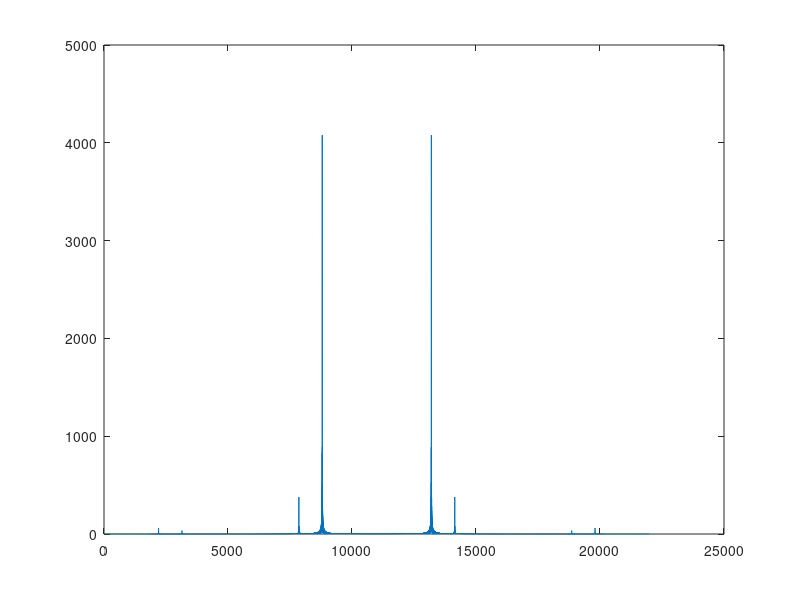
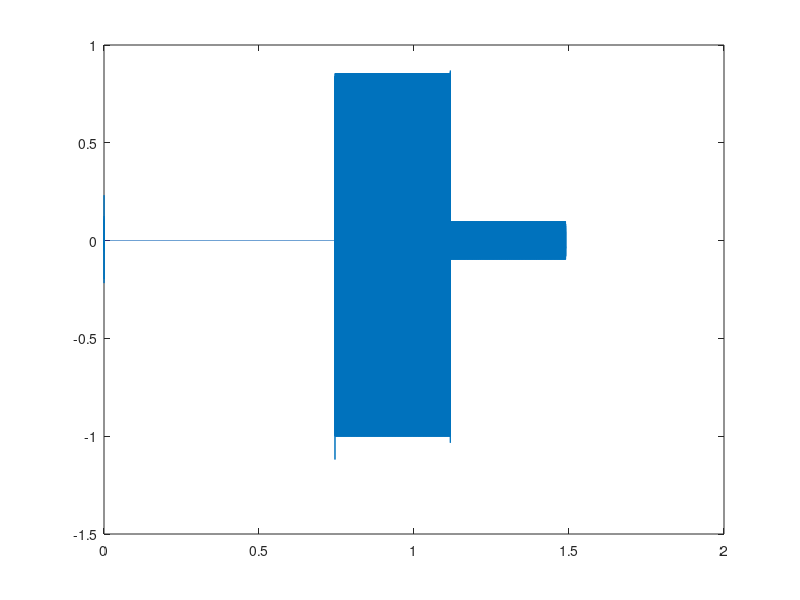

MATLAB code to generate these figures, in order: (Note: this script raises an error after producing the figures.)
%Matlab Example


%Example 1
fe=22000;
t=0:8191;
s=[cos(2*pi*t/64) cos(2*pi*t/2.5) cos(2*pi*t/7)];

figure(1)
fs=abs(fft(s));fs=fs(1:length(fs)/2);
plot((0:length(fs)-1)*(1/length(s)),fs);

figure(2)
plot((0:length(s)-1)/fe,s);
sound(s,fe,16);

%*****************************************
%Example 2: lowpass filter
h = [ 0.111540743350; 0.494623890398; 0.751133908021; 0.315250351709;-0.226264693965;-0.129766867567; 0.09750160558; 0.027522865530; -0.031582039317; 0.000553842201; 0.004777257511; -0.001077301085]';
%h=[0.02667005790099; 0.18817680007791;   0.52720118893175;   0.68845903945367;  0.28117234366087;  -0.24984642432688;  -0.19594627437691;   0.12736934033594;   0.09305736460396;  -0.07139414716597;  -0.02945753682199;   0.03321267405898;  0.00360655356700;  -0.01073317548299;   0.00139535174700;   0.00199240529500;  -0.00068585669500;  -0.00011646685500;   0.00009358867000;  -0.00001326420300]'
%h=h/sqrt(2);

mag=abs(fft(h,2048));
mag=mag(1:1024);

plot((0:length(mag)-1)/2048,mag);

%*****************************************
%Example 3: lowpass filtering
sp=filter(h,1,s);

close all
figure(1)
fs=abs(fft(sp));fs=fs(1:length(fs)/2);
plot((0:length(fs)-1)*(1/length(sp)),fs);


figure(2)
plot((0:length(s)-1)/fe,sp)
sound(sp,fe,16);

%*****************************************
%Example 4: Downsampling
s1=sp(1:2:length(sp));
fe=fe/2;
figure(1);
fs=abs(fft(s1));fs=fs(1:length(fs)/2);
plot((0:length(fs)-1)*(1/length(s1)),fs);

figure(2);
plot((0:length(s1)-1)/fe,s1)
sound(s1,fe,16);

%*****************************************
%Example 5: ReLowpass filtering
sp1=filter(h,1,s1);
figure(1)
fs=abs(fft(sp1));fs=fs(1:length(fs)/2);
plot((0:length(fs)-1)*(1/length(sp1)),fs);

figure(2);
plot((0:length(sp1)-1)/fe,sp1)
sound(sp1,fe,16);

%*****************************************
%Example 6: Construction of the highpass filter

g=h.*power(-1*ones(1,length(h)),(0:length(h)-1));
%g=[ 0.02667005790099  -0.18817680007791   0.52720118893175  -0.68845903945367   0.28117234366087   0.24984642432688  -0.19594627437691  -0.12736934033594   0.09305736460396   0.07139414716597  -0.02945753682199  -0.03321267405898   0.00360655356700   0.01073317548299   0.00139535174700  -0.00199240529500  -0.00068585669500   0.00011646685500   0.00009358867000   0.00001326420300]
%g=g/sqrt(2);

mag=abs(fft(g,2048));
mag=mag(1:1024);

plot((0:length(mag)-1)/2048,mag);




%*****************************************
%Example 7: Highpass filtering
fe=22000
sp=filter(g,1,s);
figure(1)

fs=abs(fft(sp));fs=fs(1:length(fs)/2);
plot((0:length(fs)-1)*(1/length(sp)),fs);


figure(2)

plot((0:length(sp)-1)/fe,sp)
sound(sp,fe,16);

%*****************************************
% Example 8: Downsampling
s1=sp(1:2:length(sp));
fe=fe/2;
figure(1);
fs=abs(fft(s1));fs=fs(1:length(fs)/2);
plot((0:length(fs)-1)*(1/length(s1)),fs);



figure(2)
plot((0:length(s1)-1)/fe,s1)
sound(s1,fe,16);

%*****************************************
%Example 9: Upsampling
fe=11000;
t=0:8191*2;
s=cos(2*pi*t/32);
figure(1)

fs=abs(fft(s));fs=fs(1:length(fs)/2);
plot((0:length(fs)-1)*(1/length(s)),fs);

sound(s,fe,16);

s3=zeros(1,2*length(s));
s3(1:2:length(s3))=s;
fe2=fe*2;
figure(2)
fs=abs(fft(s3));fs=fs(1:length(fs)/2);
plot((0:length(fs)-1)*(1/length(s3)),fs);

sound(s3,fe2,16);

%*****************************************
% Example 10: lowpass filtering
sp=filter(h,1,s3);
figure(1)
fs=abs(fft(sp));fs=fs(1:length(fs)/2);
plot((0:length(fs)-1)*(1/length(sp)),fs);


figure(2)
plot((0:length(sp)-1)/fe2,sp)
sound(sp,fe2,16);

%*****************************************
%Example of reconstruction the highpass component
% Original signal
fe=22000;
t=0:8191;
s=[cos(2*pi*t/64) cos(2*pi*t/64) cos(2*pi*t/2.5) cos(2*pi*t/7)];

figure(1)
plot((0:length(s)-1)*(fe/length(s)),abs(fft(s)));

figure(2)
plot((0:length(s)-1)/fe,s);
sound(s,fe,16);

%Highpass filtering
sp=filter(g,1,s);

figure(1)
plot((0:length(sp)-1)*(fe/length(sp)),abs(fft(sp)));

figure(2)
plot((0:length(sp)-1)/fe,sp)
sound(sp,fe,16);

%Downsampling
s1=sp(1:2:length(sp));
fe=fe/2;
figure(1)
plot((0:length(s1)-1)*(fe/length(s1)),abs(fft(s1)));

figure(2)
plot((0:length(s1)-1)/fe,s1)
sound(s1,fe,16);

%Upsampling
s3=zeros(1,2*length(s1));
s3(1:2:length(s3))=s1;
fe=fe*2;
figure(2);

plot((0:length(s3)-1)*(fe/length(s3)),abs(fft(s3)));
sound(s3,fe,16);

%Highpass filtering
sp=filter(g,1,s3);
figure(1)
plot((0:length(sp)-1)*(fe/length(sp)),abs(fft(sp)));
figure(2)
plot((0:length(sp)-1)/fe,sp)
sound(sp,fe,16);


% example of filter bank

%%%%
clear h0 g0
h0=[0.48296     0.83652     0.22414    -0.12941];

%Definition of the analysis High pass filter
for n=0:length(h0)-1,
   g0(n+1)=h0(n+1)*(-1)^(n+1);
end;
g0=g0(length(g0):-1:1);


s=randn(1,16); % Test signal

sp=pconv(h0,s); %Periodic convolution
s1=sp(1:2:length(sp)); 

sp=pconv(g0,s);
d1=sp(1:2:length(sp));

s11=zeros(1,2*length(s1));
s11(1:2:length(s11))=s1;
s111=pconv(h0,fliplr(s11)); %fliplr is the reverse process

d11=zeros(1,2*length(d1));
d11(1:2:length(d11))=d1;
d111=pconv(g0,fliplr(d11));


rec=fliplr((d111+s111));

[rec' s'] %?



%*****************************************
%Example compression
img=double(imread('lena256.bmp'));

wc = fwt_or_2d(0,img,4,h);

ptr2d(wc,4);
colormap(gray(256));


%Selection of 10% large coefficient
coef=abs(wc(:));
coef=sort(coef);
threshold=coef(floor(length(coef)*0.9));
wc2=wc.*(abs(wc)>threshold);

%Quantification
wc2=floor(wc2);
ptr2d(wc2,4);


rec=fwt_or_2d(1,wc2,4,h);

affiche(rec);

%*****************************************
%Example denoising
img=double(imread('lena256.bmp'));

sb=img+randn(256,256)*10;

wc = fwt_or_2d(0,img,4,h);
%Estimation of the noise level
hf=[wc(129:256,1:128) wc(129:256,129:256) wc(1:128,129:256)];
sigma=median(abs(hf(:)))/0.6745

ptr2d(wc,4);
threshold=3*sigma;
% Soft thresholding
wc2=(sign(wc).*(abs(wc)-threshold)).*((abs(wc)>threshold));


rec=fwt_or_2d(1,wc2,4,h);

affiche(rec);

